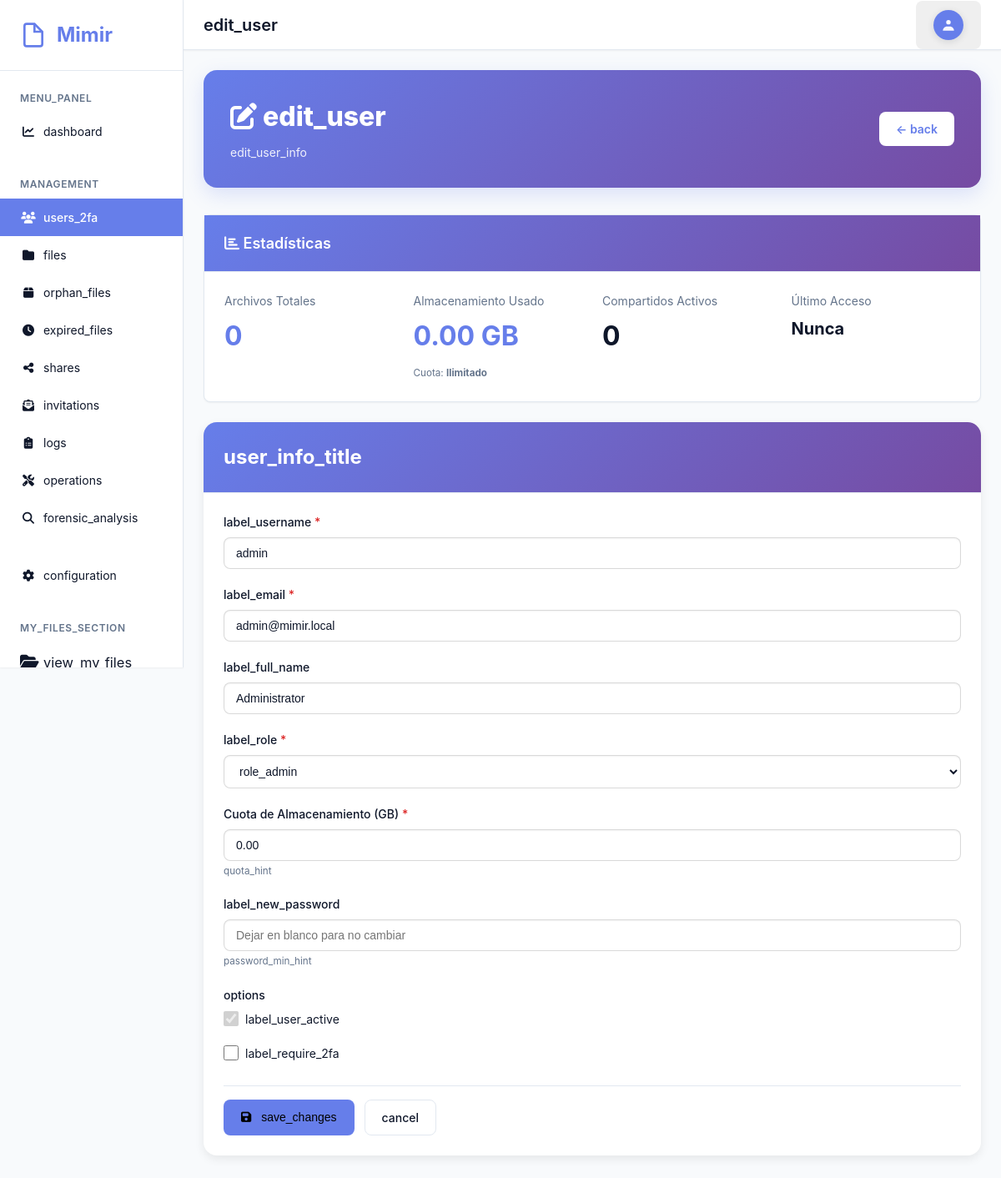
The app's page /admin/user_edit.php?id=1 (signed in), older data.
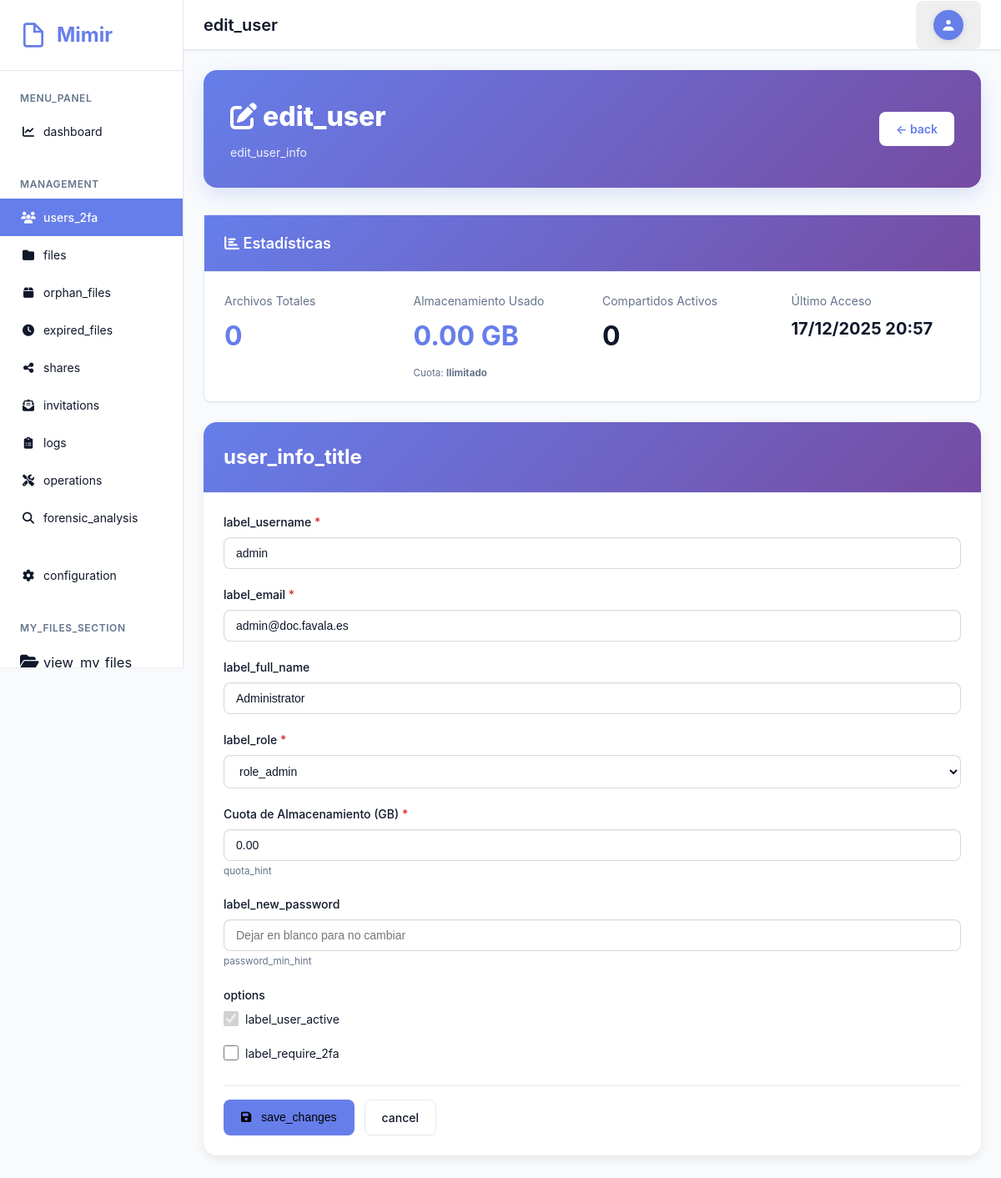
The same page, newer data.
### tables this page shows
CREATE TABLE `users` (
  `id` int(11) NOT NULL AUTO_INCREMENT,
  `username` varchar(50) NOT NULL,
  `email` varchar(100) NOT NULL,
  `language` varchar(10) DEFAULT NULL,
  `password` varchar(255) DEFAULT NULL,
  `full_name` varchar(100) DEFAULT NULL,
  `role` enum('admin','user') NOT NULL DEFAULT 'user',
  `is_active` tinyint(1) NOT NULL DEFAULT 1,
  `is_ldap` tinyint(1) NOT NULL DEFAULT 0,
  `storage_quota` bigint(20) DEFAULT NULL COMMENT 'Storage quota in bytes, NULL = unlimited',
  `storage_used` bigint(20) NOT NULL DEFAULT 0,
  `require_2fa` tinyint(1) NOT NULL DEFAULT 0 COMMENT 'Admin can force 2FA for this user',
  `force_password_change` tinyint(1) NOT NULL DEFAULT 0 COMMENT 'Require user to change password on next login',
  `trusted_devices` text DEFAULT NULL COMMENT 'JSON array of trusted device hashes',
  `last_login` datetime DEFAULT NULL,
  `locked_until` datetime DEFAULT NULL,
  `created_at` timestamp NOT NULL DEFAULT current_timestamp(),
  `updated_at` timestamp NOT NULL DEFAULT current_timestamp() ON UPDATE current_timestamp(),
  PRIMARY KEY (`id`),
  UNIQUE KEY `username` (`username`),
  KEY `idx_role` (`role`),
  KEY `idx_is_active` (`is_active`),
  KEY `idx_require_2fa` (`require_2fa`),
  KEY `idx_force_password_change` (`force_password_change`)
);

### includes/lang.php (called while the page is built, shortened)
<?php
function load_lang($code) {
    static $loaded = [];
    $code = preg_replace('/[^a-zA-Z0-9_\-]/', '', $code);
    if (isset($loaded[$code])) {
        return $loaded[$code];
    }
    $data = [];
    $loaded[$code] = $data;
    return $data;
}
function t($key, $vars = []) {
    $code = 'es';
    if (session_status() === PHP_SESSION_ACTIVE && !empty($_SESSION['lang'])) {
        $candidate = $_SESSION['lang'];
        if (is_string($candidate)) {
            $code = $candidate;
        }
    }
    $lang = load_lang($code);
    $fallback_en = load_lang('en');
    $fallback_es = load_lang('es');
    $merged = array_merge($fallback_es ?: [], $fallback_en ?: [], $lang ?: []);
    $value = isset($merged[$key]) ? $merged[$key] : $key;
    if ($vars === null || $vars === []) {
        return $value;
    }
    if (is_array($vars)) {
        if (strpos($value, '%') !== false) {
            $result = @vsprintf($value, $vars);
            return $result === false ? $value : $result;
        } else {
            return $value;
        }
    }
    return $value;
}

### classes/User.php (called while the page is built, shortened)
<?php
class User {
    private $db;
    public function __construct() {
        $this->db = Database::getInstance()->getConnection();
    }
    public function getById($id) {
        try {
            $stmt = $this->db->prepare("SELECT * FROM users WHERE id = ?");
            $stmt->execute([$id]);
            return $stmt->fetch();
        } catch (Exception $e) {
            error_log("User getById error: " . $e->getMessage());
            return null;
        }
    }
}

### includes/database.php (called while the page is built, shortened)
<?php
class Database {
    private static $instance = null;
    private $conn;
    private function __construct() {
        try {
            $dsn = "mysql:host=" . DB_HOST . ";dbname=" . DB_NAME . ";charset=" . DB_CHARSET;
            $options = [
                PDO::ATTR_ERRMODE => PDO::ERRMODE_EXCEPTION,
                PDO::ATTR_DEFAULT_FETCH_MODE => PDO::FETCH_ASSOC,
                PDO::ATTR_EMULATE_PREPARES => false,
            ];
            $this->conn = new PDO($dsn, DB_USER, DB_PASS, $options);
        } catch (PDOException $e) {
            error_log("Database connection failed: " . $e->getMessage());
            throw new Exception("Database connection failed");
        }
    }
    public static function getInstance() {
        if (self::$instance === null) {
            self::$instance = new self();
        }
        return self::$instance;
    }
    public function getConnection() {
        return $this->conn;
    }
}

### includes/auth.php (called while the page is built, shortened)
<?php
require_once __DIR__ . '/config.php';
require_once __DIR__ . '/database.php';
require_once __DIR__ . '/ldap.php';
require_once __DIR__ . '/../classes/User.php';
class Auth {
    private $db;
    public function __construct() {
        $this->db = Database::getInstance()->getConnection();
    }
    public function isLoggedIn() {
        return isset($_SESSION['user_id']) && isset($_SESSION['username']);
    }
    public function getUser() {
        return $this->getUserById($_SESSION['user_id']);
    }
    private function getUserById($id) {
        $stmt = $this->db->prepare("SELECT * FROM users WHERE id = ? LIMIT 1");
        $stmt->execute([$id]);
        return $stmt->fetch();
    }
}

### public/admin/user_edit.php (the view, shortened to what the changed rows need)
<?php
require_once __DIR__ . '/../../includes/config.php';
require_once __DIR__ . '/../../includes/database.php';
require_once __DIR__ . '/../../includes/auth.php';
require_once __DIR__ . '/../../includes/layout.php';
require_once __DIR__ . '/../../classes/User.php';
$auth = new Auth();
$auth->requireAdmin();
$adminUser = $auth->getUser();
$userClass = new User();
$userId = intval($_GET['id'] ?? 0);
$user = $userClass->getById($userId);
?>
<div class="content">
    <div class="page-header-modern">
        <div>
            <h1><i class="fas fa-edit"></i> <?php echo htmlspecialchars(t('edit_user')); ?></h1>
            <p><?php echo htmlspecialchars(t('edit_user_info', [htmlspecialchars($user['username'])])); ?></p>
        </div>
    </div>
    <div class="card">
        <div class="card-header">
            <h2 class="card-title"><i class="fas fa-chart-bar"></i> Estadísticas</h2>
        </div>
        <div class="card-body">
                <div style="display: grid; grid-template-columns: repeat(auto-fit, minmax(200px, 1fr)); gap: 1.5rem;">
                <div>
                    <div style="color: var(--text-muted); margin-bottom: 0.5rem;">Último Acceso</div>
                    <div style="font-size: 1.25rem; font-weight: bold;"><?php if ($user['last_login']) { echo date('d/m/Y H:i', strtotime($user['last_login'])); } else { echo 'Nunca'; } ?></div>
                </div>
            </div>
        </div>
    </div>
    <div class="card" style="border-radius: 1rem; overflow: hidden; border: none; box-shadow: 0 4px 12px rgba(0,0,0,0.08);">
        <div class="card-header" style="padding: 1.5rem;">
            <h2 class="card-title" style="font-weight: 700; font-size: 1.5rem;"><?php echo htmlspecialchars(t('user_info_title')); ?></h2>
        </div>
        <div class="card-body">
            <form method="POST">
                <div class="form-row">
                    <div class="form-group">
                        <label for="username" class="form-label required"><?php echo htmlspecialchars(t('label_username')); ?></label>
                        <input type="text" id="username" name="username" class="form-control" value="<?php echo htmlspecialchars($user['username']); ?>" required <?php echo $user['is_ldap'] ? 'readonly' : ''; ?>>
                    </div>
                    <div class="form-group">
                        <label for="email" class="form-label required"><?php echo htmlspecialchars(t('label_email')); ?></label>
                        <input type="email" id="email" name="email" class="form-control" value="<?php echo htmlspecialchars($user['email']); ?>" required>
                    </div>
                </div>
                <div class="form-group">
                    <label for="full_name" class="form-label"><?php echo htmlspecialchars(t('label_full_name')); ?></label>
                    <input type="text" id="full_name" name="full_name" class="form-control" value="<?php echo htmlspecialchars($user['full_name'] ?? ''); ?>">
                </div>
                <div class="form-row">
                    <div class="form-group">
                        <label for="role" class="form-label required"><?php echo htmlspecialchars(t('label_role')); ?></label>
                        <select id="role" name="role" class="form-control" required>
                            <option value="admin" <?php echo $user['role'] === 'admin' ? 'selected' : ''; ?>><?php echo htmlspecialchars(t('role_admin')); ?></option>
                        </select>
                    </div>
                </div>
                <div class="form-group">
                    <div style="display: flex; flex-direction: column; gap: 0.75rem;">
                        <div class="form-check">
                            <input type="checkbox" id="is_active" name="is_active" <?php echo $user['is_active'] ? 'checked' : ''; ?> <?php echo $userId === $adminUser['id'] ? 'disabled' : ''; ?>>
                            <label for="is_active"><?php echo htmlspecialchars(t('label_user_active')); ?></label>
                        </div>
                        <div class="form-check">
                            <input type="checkbox" id="require_2fa" name="require_2fa" <?php echo $user['require_2fa'] ? 'checked' : ''; ?>>
                            <label for="require_2fa"><?php echo htmlspecialchars(t('label_require_2fa')); ?></label>
                        </div>
                    </div>
                </div>
            </form>
        </div>
    </div>
</div>

Row changes from the older to the newer data that the page shows:
changed users "edit_user_info": last_login (not shown) → "17/12/2025 20:57"; email "admin@mimir.local" → "admin@doc.favala.es"
Text that changed along with them:
text no longer shown: "Nunca"
